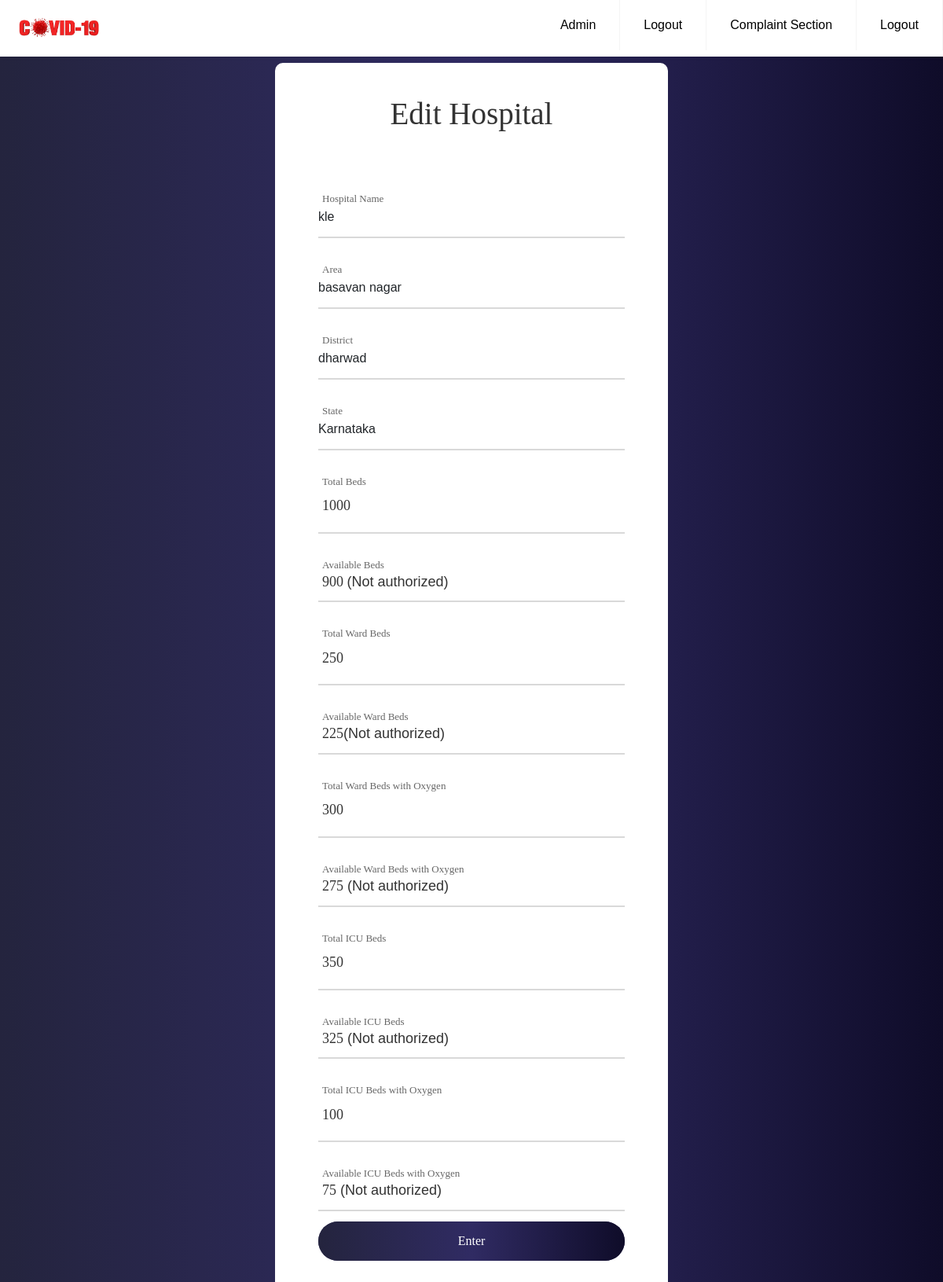
The app's page /hospital/4/edit with its own data.
### models.py (models this page shows, shortened)
class Hospital(db.Model):
    id = db.Column(db.Integer, primary_key=True)
    name = db.Column(db.String(100), nullable=False)
    area = db.Column(db.String(100), nullable=False)
    district = db.Column(db.String(100), nullable=False)
    state = db.Column(db.String(100), nullable=False)
    total_beds = db.Column(db.Integer, nullable=False)
    available_beds = db.Column(db.Integer, nullable=False)
    total_ward_beds = db.Column(db.Integer, nullable=False)
    available_ward_beds = db.Column(db.Integer, nullable=False)
    total_ward_beds_with_oxygen = db.Column(db.Integer, nullable=False)
    available_ward_beds_with_oxygen = db.Column(db.Integer, nullable=False)
    total_icu_beds = db.Column(db.Integer, nullable=False)
    available_icu_beds = db.Column(db.Integer, nullable=False)
    total_icu_beds_with_oxygen = db.Column(db.Integer, nullable=False)
    available_icu_beds_with_oxygen = db.Column(db.Integer, nullable=False)
    beds = db.relationship('Bed', backref='hospital', lazy=True)

### app.py (the view)
@app.route("/hospital/<int:hospital_id>/edit", methods=['GET', 'POST'])
def edithospital(hospital_id):
    hospital = Hospital.query.get_or_404(hospital_id)
    form = edithospitalform()
    if request.method=='POST' and form.validate_on_submit():
        if (hospital.total_beds-hospital.available_beds) <= form.total_beds.data and (hospital.total_ward_beds-hospital.available_ward_beds) <= form.total_ward_beds.data and\
        (hospital.total_ward_beds_with_oxygen-hospital.available_ward_beds_with_oxygen) <= form.total_ward_beds_with_oxygen.data and (hospital.total_icu_beds-hospital.available_icu_beds) <= form.total_icu_beds.data and\
        (hospital.total_icu_beds_with_oxygen-hospital.available_icu_beds_with_oxygen) <= form.total_icu_beds_with_oxygen.data:
            db.session.query(Hospital).filter_by(id=hospital_id).update({Hospital.total_beds: form.total_beds.data, Hospital.total_ward_beds: form.total_ward_beds.data,\
                                                                  Hospital.total_ward_beds_with_oxygen: form.total_ward_beds_with_oxygen.data, Hospital.total_icu_beds: form.total_icu_beds.data,\
                                                                  Hospital.total_icu_beds_with_oxygen:form.total_icu_beds_with_oxygen.data}, synchronize_session = False)
            db.session.commit()
            return redirect(url_for('hospital'))
        else:
            flash('the number of beds of category edited should be greater than the occupied number','danger')
            return redirect(url_for('admin'))
    else:
        form.total_beds.data = hospital.total_beds
        form.total_ward_beds.data = hospital.total_ward_beds
        form.total_ward_beds_with_oxygen.data = hospital.total_ward_beds_with_oxygen
        form.total_icu_beds.data = hospital.total_icu_beds
        form.total_icu_beds_with_oxygen.data = hospital.total_icu_beds_with_oxygen
    return render_template('hospitaledit.html',hospital=hospital, form=form, title="Edit Hospital")

### forms.py
class edithospitalform(FlaskForm):
    total_beds = IntegerField('total_beds', validators=[DataRequired()])
    total_ward_beds = IntegerField('total_ward_beds', validators=[DataRequired()])
    total_ward_beds_with_oxygen = IntegerField('total_ward_beds_with_oxygen', validators=[DataRequired()])
    total_icu_beds = IntegerField('total_icu_beds', validators=[DataRequired()])
    total_icu_beds_with_oxygen = IntegerField('total_icu_beds_with_oxygen', validators=[DataRequired()])
    submit = SubmitField('Enter')

### templates/hospitaledit.html (shortened to what this page needs)
{% extends "base.html" %}
{% block navbar %}
    <li><a href="{{ url_for('complaint') }}">Complaint Section</a></li>
    <li><a href="{{ url_for('admin') }}">Logout</a></li>
{% endblock navbar %}
{% block content %}
	<div class="patient_form">
		<div class="container-contact100" id="patient_form">
			<div class="wrap-contact100">
			<form class="contact100-form validate-form needs-validation" method="POST" novalidate>
				<span class="contact100-form-title">
					Edit Hospital
				</span>
				<div class="wrap-input100 validate-input">
                    <span class="label-input100">Hospital Name</span>
                    <div>
                        {{ hospital.name }}
                    </div>
					<span class="focus-input100"></span>
				</div>
				<div class="wrap-input100 validate-input">
					<span class="label-input100">Area</span>
					<div>
    					{{ hospital.area }}
    				</div>
					<span class="focus-input100"></span>
				</div>
				<div class="wrap-input100 input100-select">
					<span class="label-input100">District</span>
					<div>
						{{ hospital.district }}
					</div>
					<span class="focus-input100"></span>
				</div>
				<div class="wrap-input100 input100-select">
					<span class="label-input100">State</span>
					<div>
						{{ hospital.state }}
					</div>
					<span class="focus-input100"></span>
				</div>
				<div class="wrap-input100 validate-input" data-validate="Name is required">
					<span class="label-input100">Total Beds</span>
					{{ form.total_beds(class="input100") }}
					<span class="focus-input100"></span>
                </div>
                <div class="wrap-input100 validate-input" data-validate="Name is required">
					<span class="label-input100">Available Beds</span>
					<p class="input100">{{ hospital.available_beds }} <span class="authorized"> (Not authorized) </span></p>
					<span class="focus-input100"></span>
				</div>
				<div class="wrap-input100 validate-input" data-validate = "Message is required">
					<span class="label-input100">Total Ward Beds</span>
					{{ form.total_ward_beds(class="input100") }}
					<span class="focus-input100"></span>
                </div>
                <div class="wrap-input100 validate-input" data-validate="Name is required">
					<span class="label-input100">Available Ward Beds</span>
					<p class="input100">{{ hospital.available_ward_beds }}<span class="authorized">(Not authorized) </span></p>
					<span class="focus-input100"></span>
				</div>
				<div class="wrap-input100 validate-input" data-validate="Name is required">
					<span class="label-input100">Total Ward Beds with Oxygen</span>
					{{ form.total_ward_beds_with_oxygen(class="input100") }}
					<span class="focus-input100"></span>
                </div>
                <div class="wrap-input100 validate-input" data-validate="Name is required">
					<span class="label-input100">Available Ward Beds with Oxygen</span>
					<p class="input100">{{ hospital.available_ward_beds_with_oxygen }}<span class="authorized"> (Not authorized) </span></p>
					<span class="focus-input100"></span>
				</div>
				<div class="wrap-input100 validate-input" data-validate="Name is required">
					<span class="label-input100">Total ICU Beds</span>
					{{ form.total_icu_beds(class="input100") }}
					<span class="focus-input100"></span>
                </div>
                <div class="wrap-input100 validate-input" data-validate="Name is required">
					<span class="label-input100">Available ICU Beds</span>
					<p class="input100">{{ hospital.available_icu_beds }}<span class="authorized"> (Not authorized) </span></p>
					<span class="focus-input100"></span>
				</div>
                <div class="wrap-input100 validate-input" data-validate="Name is required">
					<span class="label-input100">Total ICU Beds with Oxygen</span>
					{{ form.total_icu_beds_with_oxygen(class="input100") }}
					<span class="focus-input100"></span>
                </div>
                <div class="wrap-input100 validate-input" data-validate="Name is required">
					<span class="label-input100">Available ICU Beds with Oxygen</span>
					<p class="input100">{{ hospital.available_icu_beds_with_oxygen }}<span class="authorized"> (Not authorized) </span></p>
					<span class="focus-input100"></span>
				</div>
				<div class="container-contact100-form-btn">
					<div class="wrap-contact100-form-btn">
						<div class="contact100-form-bgbtn"></div>
							{{ form.submit(class="contact100-form-btn") }}
					</div>
				</div>
			</form>
		</div>
	</div>
</div>
{% endblock content %}

### static/css/home.css (style rules this page uses)
* { box-sizing: border-box; padding: 0; margin: 0; font-family: Verdana, Geneva, Tahoma, sans-serif; }
.navbar__main a { color: #000; }
.navbar__main .header li a { display: block; padding: 20px 20px; border-right: 1px solid #f4f4f4; text-decoration: none; }
@media (min-width: 1000px) { .navbar__main .header li { float: left; } }
@media (min-width: 1000px) { .navbar__main .header li a { padding: 20px 30px; } }

### static/css/patient_add.css (style rules this page uses)
.patient_form { margin: 0px; padding: 0px; box-sizing: border-box; }
.patient_form { height: 100%; }
.patient_form p { line-height: 1.7; color: #666666; margin: 0px; }
.patient_form input { outline: none; border: none; }
.patient_form .container-contact100 { width: 100%; min-height: 100vh; display: -webkit-box; display: -webkit-flex; display: -moz-box; display: -ms-flexbox; display: flex; flex-wrap: wrap; justify-content: center; align-items: center; padding: 15px; padding-top:80px; background: #0f0c29; background: -webkit-linear-gradient(to right, #24243e, #302b63, #0f0c29); background: linear-gradient(to right, #24243e, #302b63, #0f0c29); }
#patient_form { padding-top: 80px; }
.patient_form .wrap-contact100 { width: 500px; background: #fff; border-radius: 10px; overflow: hidden; padding: 42px 55px 45px 55px; }
.patient_form .contact100-form { width: 100%; }
.patient_form .contact100-form-title { display: block; font-family: Poppins-Bold; font-size: 39px; color: #333333; line-height: 1.2; text-align: center; padding-bottom: 44px; }
.patient_form .wrap-input100 { width: 100%; position: relative; border-bottom: 2px solid #d9d9d9; padding-bottom: 13px; margin-top: 27px; }
.patient_form .label-input100 { font-family: Poppins-Regular; font-size: 13px; color: #666666; line-height: 1.5; padding-left: 5px; }
.patient_form .input100 { display: block; width: 100%; background: transparent; font-family: Poppins-Medium; font-size: 18px; color: #333333; line-height: 1.2; padding: 0 5px; }
.patient_form .focus-input100 { position: absolute; display: block; width: 100%; height: 100%; top: 0; left: 0; pointer-events: none; }
.patient_form .focus-input100::before { content: ""; display: block; position: absolute; bottom: -2px; left: 0; width: 0; height: 2px; -webkit-transition: all 0.4s; -o-transition: all 0.4s; -moz-transition: all 0.4s; transition: all 0.4s; background: #7f7f7f; }
.patient_form input.input100 { height: 40px; }
.patient_form .container-contact100-form-btn { display: -webkit-box; display: -webkit-flex; display: -moz-box; display: -ms-flexbox; display: flex; flex-wrap: wrap; justify-content: center; padding-top: 13px; }
.patient_form .wrap-contact100-form-btn { width: 100%; display: block; position: relative; z-index: 1; border-radius: 25px; overflow: hidden; margin: 0 auto; }
.patient_form .contact100-form-bgbtn { position: absolute; z-index: -1; width: 300%; height: 100%; background: #0f0c29; background: -webkit-linear-gradient(to right, #24243e, #302b63, #0f0c29); background: linear-gradient(to right, #24243e, #302b63, #0f0c29); top: 0; left: -100%; -webkit-transition: all 0.4s; -o-transition: all 0.4s; -moz-transition: all 0.4s; transition: all 0.4s; }
.patient_form .contact100-form-btn { display: -webkit-box; display: -webkit-flex; display: -moz-box; display: -ms-flexbox; display: flex; justify-content: center; align-items: center; padding: 0 20px; width: 100%; height: 50px; background: #0f0c29; background: -webkit-linear-gradient(to right, #24243e, #302b63, #0f0c29); background: linear-gradient(to right, #24243e, #302b63, #0f0c29); font-family: Poppins-Medium; font-size: 16px; color: #fff; line-height: 1.2; }
.patient_form .validate-input { position: relative; }

### templates/hospitaledit.html (style rules this page uses)
#patient_form { padding-top: 80px; }

### records on screen
Hospital: name "kle", area "basavan nagar", district "dharwad", state "Karnataka", total_beds "1000", available_beds "900", total_ward_beds "250", available_ward_beds "225", total_ward_beds_with_oxygen "300", available_ward_beds_with_oxygen "275", total_icu_beds "350", available_icu_beds "325", total_icu_beds_with_oxygen "100", available_icu_beds_with_oxygen "75"
